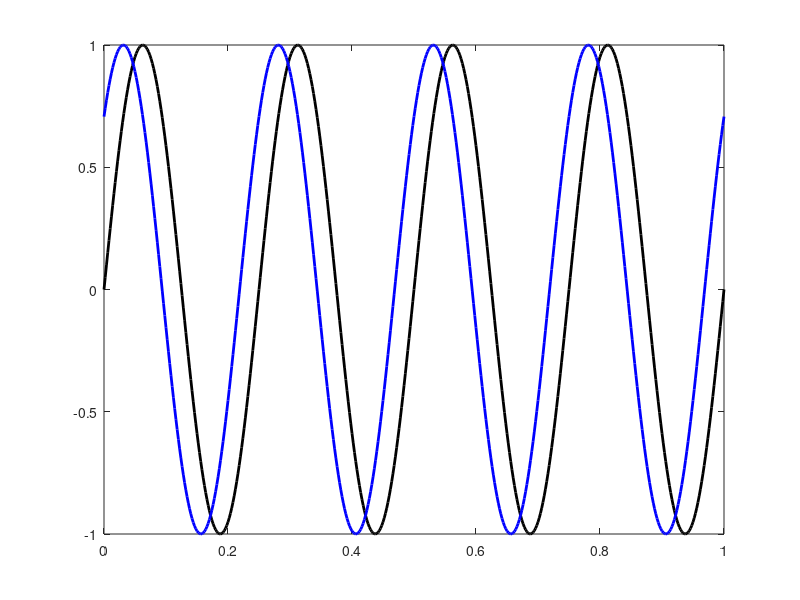

This figure's MATLAB source:
%% Example 2.2
% generate 4Hz sine, 1.0 amp; use N=500 pts, fs=500Hz. Plot & Calculate RMS
clear; close all;
f=4;        % sine wave frequency
amp=1;      % sine wave amplitude
N=500;      % number of points
fs=500;     % sample interval
t=0:1/N:1;  % generate time vector

y=amp*sin(2*pi*f*t);    % generate sine vector

RMS=sqrt(mean(y.^2));    % calculate RMS
disp(RMS);               %  and display

figure(1);
plot(t,y,'k','LineWidth',2) % plot y vs x
hold on;

phase=pi/4; % phase value
y2=amp*sin(2*pi*f*t+phase);
plot(t,y2,'b','LineWidth',2) % plot y2 vs x
hold off;